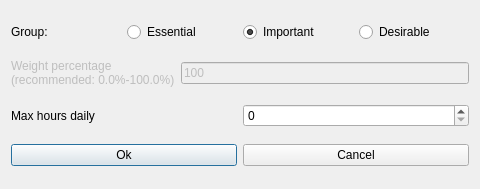
<?xml version="1.0" encoding="UTF-8"?>
<ui version="4.0">
 <class>ModifyConstraintStudentsMaxHoursDailyForm_template</class>
 <widget class="QDialog" name="ModifyConstraintStudentsMaxHoursDailyForm_template">
  <property name="geometry">
   <rect>
    <x>0</x>
    <y>0</y>
    <width>480</width>
    <height>189</height>
   </rect>
  </property>
  <property name="windowTitle">
   <string extracomment="This is the title of the dialog to modify a constraint of this type">Modify students max hours daily</string>
  </property>
  <layout class="QVBoxLayout" name="verticalLayout">
   <item>
    <layout class="QHBoxLayout" name="horizontalLayout_4">
     <item>
      <widget class="QLabel" name="groupTextLabel">
       <property name="text">
        <string>Group:</string>
       </property>
      </widget>
     </item>
     <item>
      <widget class="QRadioButton" name="essentialRadioButton">
       <property name="text">
        <string>Essential</string>
       </property>
      </widget>
     </item>
     <item>
      <widget class="QRadioButton" name="importantRadioButton">
       <property name="text">
        <string>Important</string>
       </property>
       <property name="checked">
        <bool>true</bool>
       </property>
      </widget>
     </item>
     <item>
      <widget class="QRadioButton" name="desirableRadioButton">
       <property name="text">
        <string>Desirable</string>
       </property>
      </widget>
     </item>
    </layout>
   </item>
   <item>
    <layout class="QHBoxLayout" name="horizontalLayout_3">
     <item>
      <widget class="QLabel" name="weightTextLabel">
       <property name="enabled">
        <bool>false</bool>
       </property>
       <property name="frameShape">
        <enum>QFrame::NoFrame</enum>
       </property>
       <property name="frameShadow">
        <enum>QFrame::Plain</enum>
       </property>
       <property name="text">
        <string>Weight percentage
(recommended: 0.0%-100.0%)</string>
       </property>
       <property name="wordWrap">
        <bool>false</bool>
       </property>
      </widget>
     </item>
     <item>
      <widget class="QLineEdit" name="weightLineEdit">
       <property name="enabled">
        <bool>false</bool>
       </property>
       <property name="text">
        <string notr="true">100</string>
       </property>
      </widget>
     </item>
    </layout>
   </item>
   <item>
    <layout class="QHBoxLayout" name="horizontalLayout_2">
     <item>
      <widget class="QLabel" name="maxHoursTextLabel">
       <property name="frameShape">
        <enum>QFrame::NoFrame</enum>
       </property>
       <property name="frameShadow">
        <enum>QFrame::Plain</enum>
       </property>
       <property name="text">
        <string>Max hours daily</string>
       </property>
       <property name="wordWrap">
        <bool>false</bool>
       </property>
      </widget>
     </item>
     <item>
      <widget class="QSpinBox" name="maxHoursSpinBox"/>
     </item>
    </layout>
   </item>
   <item>
    <layout class="QHBoxLayout" name="horizontalLayout">
     <item>
      <widget class="QPushButton" name="okPushButton">
       <property name="text">
        <string>Ok</string>
       </property>
      </widget>
     </item>
     <item>
      <widget class="QPushButton" name="cancelPushButton">
       <property name="text">
        <string>Cancel</string>
       </property>
      </widget>
     </item>
    </layout>
   </item>
  </layout>
 </widget>
 <layoutdefault spacing="6" margin="11"/>
 <resources/>
 <connections/>
</ui>
